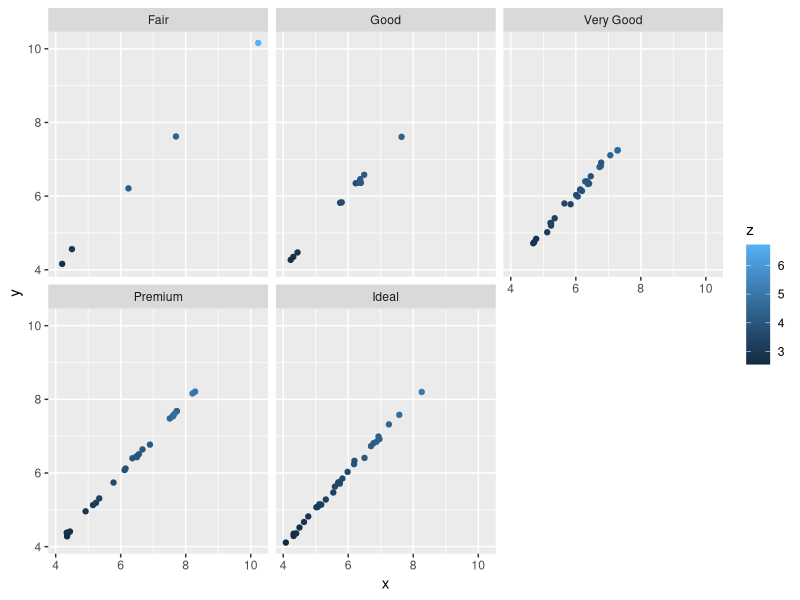
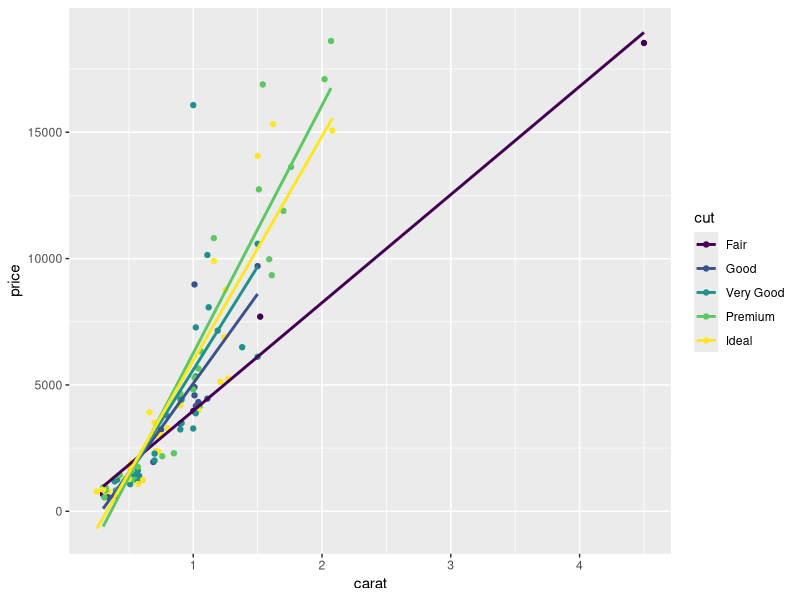
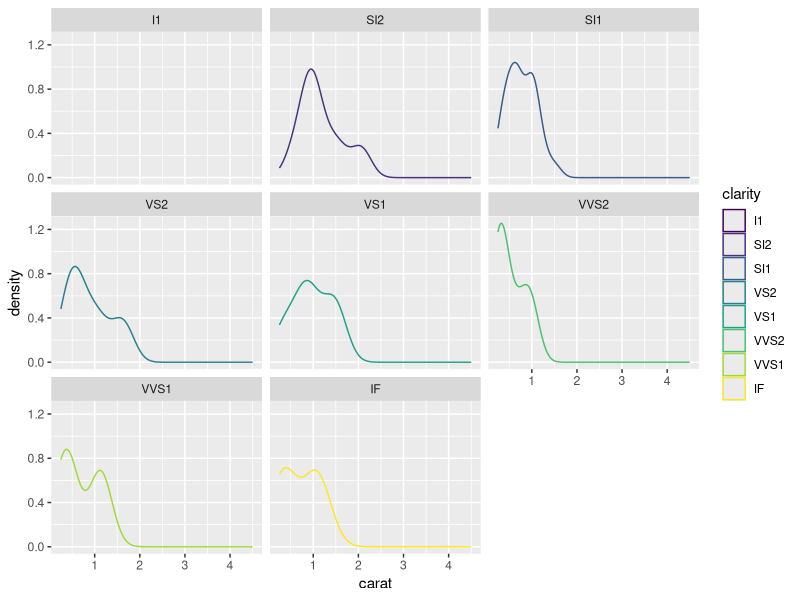
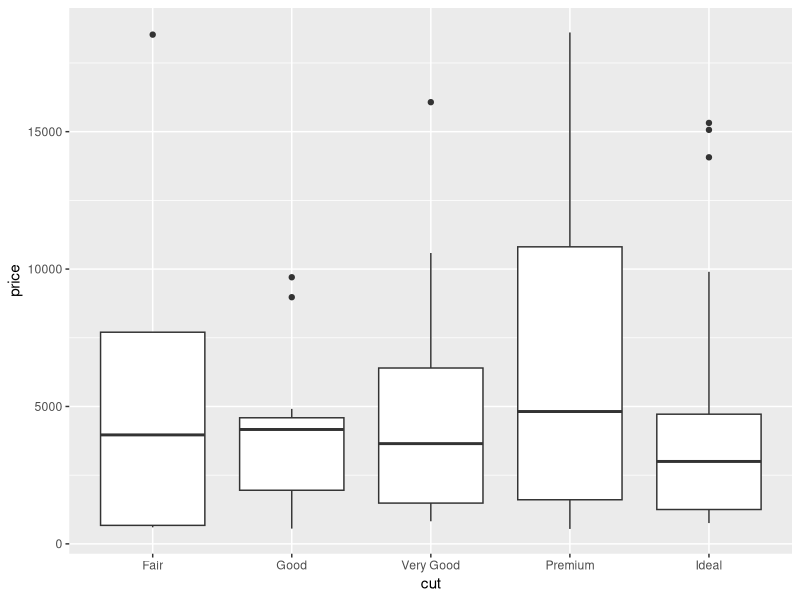
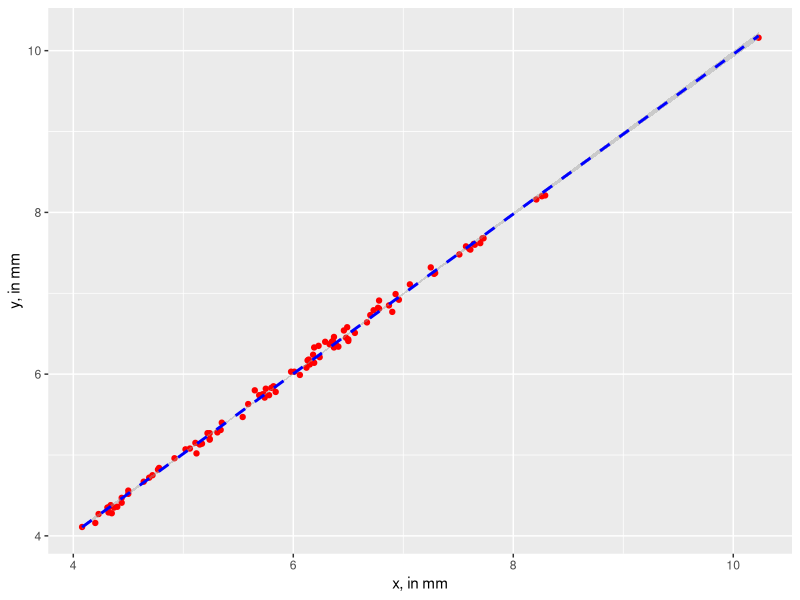

Source code (R) for these figures, in order:
## ---- chunk 1
knitr::opts_chunk$set(echo = TRUE)
## ---- chunk 2
suppressWarnings(library(ggplot2))
## ---- chunk 3
print(nrow(diamonds))
## ---- chunk 4
set.seed(1410) #This allows us to reproduce the otherwise random set of draws by the "sample" function
dsmall <- diamonds[sample(nrow(diamonds), 100), ] #the sample function is making a random draw of 100 row numbers from the `diamonds` data set. The bracketed part is then calling these rows from the `diamonds` data set, and these rose are saved in the object "dsmall"
## ---- chunk 5
ggplot(data = dsmall,aes(x=x,y=y,color=z)) + 
  geom_point() + 
  facet_wrap(~ cut)
## ---- chunk 6
ggplot(data = dsmall,aes(carat,price,color=cut)) + 
  geom_point() + 
  geom_smooth(method = "lm",se=F)
## ---- chunk 7
ggplot(data = dsmall, aes(carat, color = clarity)) + 
  geom_density() + 
  facet_wrap(~ clarity)
## ---- chunk 8
ggplot(data = dsmall, aes(cut,price)) + 
  geom_boxplot()
## ---- chunk 9
ggplot(data = dsmall, aes(x,y)) + 
  geom_point(color = "red") + 
  geom_smooth(method = "lm",se = T, color = "blue",linetype=2) +
  labs(x = "x, in mm", y = "y, in mm")
